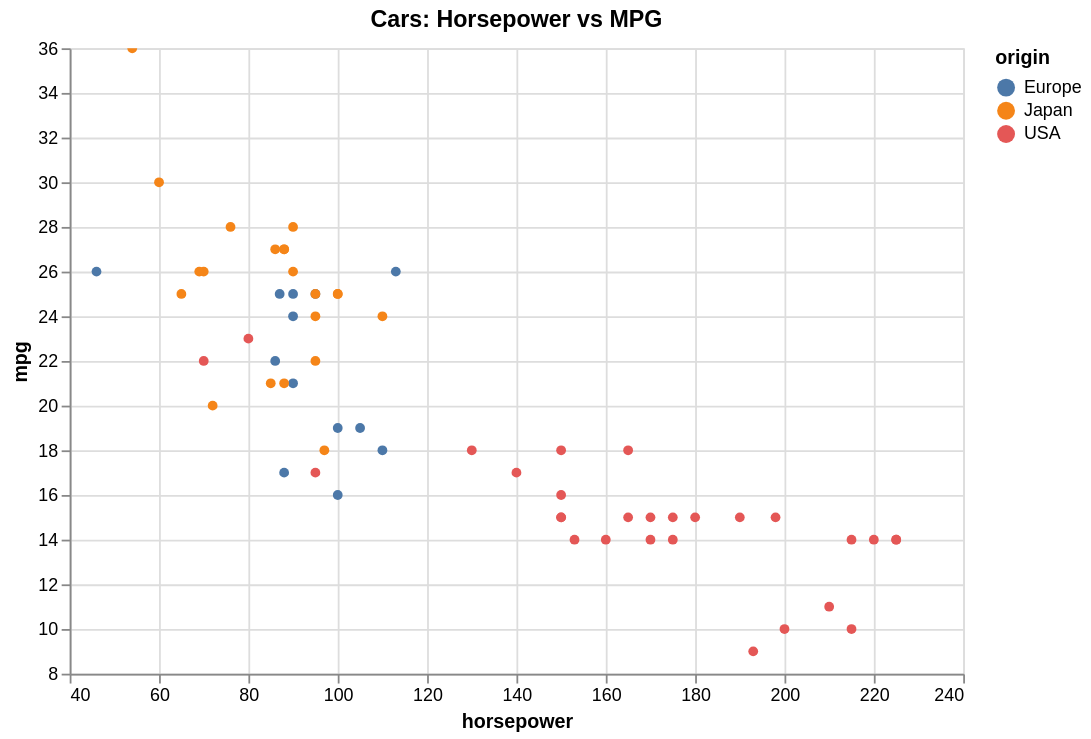

This figure's Vega-Lite source:
### Vega-Lite specification from a JSON file in a GitHub repository (floating-point values rounded to 4 significant figures)
{"$schema": "https://vega.github.io/schema/vega-lite/v5.json", "data": {"values": [{"acceleration": 12.0, "cylinders": 8, "horsepower": 130, "mpg": 18, "origin": "USA", "weight": 3504}, {"acceleration": 11.5, "cylinders": 8, "horsepower": 165, "mpg": 15, "origin": "USA", "weight": 3693}, {"acceleration": 11.0, "cylinders": 8, "horsepower": 150, "mpg": 18, "origin": "USA", "weight": 3436}, {"acceleration": 12.0, "cylinders": 8, "horsepower": 150, "mpg": 16, "origin": "USA", "weight": 3433}, {"acceleration": 10.5, "cylinders": 8, "horsepower": 140, "mpg": 17, "origin": "USA", "weight": 3449}, {"acceleration": 10.0, "cylinders": 8, "horsepower": 198, "mpg": 15, "origin": "USA", "weight": 4341}, {"acceleration": 9.0, "cylinders": 8, "horsepower": 220, "mpg": 14, "origin": "USA", "weight": 4354}, {"acceleration": 8.5, "cylinders": 8, "horsepower": 215, "mpg": 14, "origin": "USA", "weight": 4312}, {"acceleration": 10.0, "cylinders": 8, "horsepower": 225, "mpg": 14, "origin": "USA", "weight": 4425}, {"acceleration": 8.5, "cylinders": 8, "horsepower": 190, "mpg": 15, "origin": "USA", "weight": 3850}, {"acceleration": 10.0, "cylinders": 8, "horsepower": 170, "mpg": 15, "origin": "USA", "weight": 3563}, {"acceleration": 8.0, "cylinders": 8, "horsepower": 160, "mpg": 14, "origin": "USA", "weight": 3609}, {"acceleration": 9.5, "cylinders": 8, "horsepower": 150, "mpg": 15, "origin": "USA", "weight": 3761}, {"acceleration": 10.0, "cylinders": 8, "horsepower": 225, "mpg": 14, "origin": "USA", "weight": 3086}, {"acceleration": 15.0, "cylinders": 4, "horsepower": 95, "mpg": 24, "origin": "Japan", "weight": 2372}, {"acceleration": 15.5, "cylinders": 4, "horsepower": 95, "mpg": 22, "origin": "Japan", "weight": 2833}, {"acceleration": 15.5, "cylinders": 4, "horsepower": 97, "mpg": 18, "origin": "Japan", "weight": 2774}, {"acceleration": 16.0, "cylinders": 4, "horsepower": 85, "mpg": 21, "origin": "Japan", "weight": 2587}, {"acceleration": 14.5, "cylinders": 4, "horsepower": 88, "mpg": 27, "origin": "Japan", "weight": 2130}, {"acceleration": 20.5, "cylinders": 4, "horsepower": 46, "mpg": 26, "origin": "Europe", "weight": 1835}, {"acceleration": 17.5, "cylinders": 4, "horsepower": 87, "mpg": 25, "origin": "Europe", "weight": 2672}, {"acceleration": 15.0, "cylinders": 4, "horsepower": 90, "mpg": 24, "origin": "Europe", "weight": 2430}, {"acceleration": 17.5, "cylinders": 4, "horsepower": 95, "mpg": 25, "origin": "Europe", "weight": 2375}, {"acceleration": 15.5, "cylinders": 4, "horsepower": 113, "mpg": 26, "origin": "Europe", "weight": 2234}, {"acceleration": 18.5, "cylinders": 4, "horsepower": 90, "mpg": 21, "origin": "Europe", "weight": 2648}, {"acceleration": 14.0, "cylinders": 8, "horsepower": 215, "mpg": 10, "origin": "USA", "weight": 4615}, {"acceleration": 13.0, "cylinders": 8, "horsepower": 200, "mpg": 10, "origin": "USA", "weight": 4376}, {"acceleration": 13.5, "cylinders": 8, "horsepower": 210, "mpg": 11, "origin": "USA", "weight": 4382}, {"acceleration": 18.0, "cylinders": 8, "horsepower": 193, "mpg": 9, "origin": "USA", "weight": 4732}, {"acceleration": 14.5, "cylinders": 4, "horsepower": 88, "mpg": 27, "origin": "Japan", "weight": 2130}, {"acceleration": 13.5, "cylinders": 4, "horsepower": 90, "mpg": 28, "origin": "Japan", "weight": 2264}, {"acceleration": 15.5, "cylinders": 4, "horsepower": 95, "mpg": 25, "origin": "Japan", "weight": 2228}, {"acceleration": 19.0, "cylinders": 4, "horsepower": 100, "mpg": 25, "origin": "Japan", "weight": 2046}, {"acceleration": 13.0, "cylinders": 4, "horsepower": 105, "mpg": 19, "origin": "Europe", "weight": 2634}, {"acceleration": 15.5, "cylinders": 4, "horsepower": 100, "mpg": 16, "origin": "Europe", "weight": 2702}, {"acceleration": 16.5, "cylinders": 4, "horsepower": 88, "mpg": 17, "origin": "Europe", "weight": 2875}, {"acceleration": 17.0, "cylinders": 4, "horsepower": 100, "mpg": 19, "origin": "Europe", "weight": 2901}, {"acceleration": 11.0, "cylinders": 6, "horsepower": 165, "mpg": 18, "origin": "USA", "weight": 3353}, {"acceleration": 11.5, "cylinders": 6, "horsepower": 175, "mpg": 14, "origin": "USA", "weight": 3169}, {"acceleration": 12.5, "cylinders": 6, "horsepower": 153, "mpg": 14, "origin": "USA", "weight": 2906}, {"acceleration": 13.5, "cylinders": 6, "horsepower": 150, "mpg": 15, "origin": "USA", "weight": 3380}, {"acceleration": 12.0, "cylinders": 8, "horsepower": 180, "mpg": 15, "origin": "USA", "weight": 3740}, {"acceleration": 11.0, "cylinders": 8, "horsepower": 170, "mpg": 14, "origin": "USA", "weight": 4080}, {"acceleration": 11.5, "cylinders": 8, "horsepower": 175, "mpg": 15, "origin": "USA", "weight": 3645}, {"acceleration": 14.0, "cylinders": 4, "horsepower": 110, "mpg": 24, "origin": "Japan", "weight": 2585}, {"acceleration": 19.0, "cylinders": 4, "horsepower": 72, "mpg": 20, "origin": "Japan", "weight": 2310}, {"acceleration": 15.0, "cylinders": 4, "horsepower": 100, "mpg": 25, "origin": "Japan", "weight": 2472}, {"acceleration": 16.0, "cylinders": 4, "horsepower": 88, "mpg": 21, "origin": "Japan", "weight": 2265}, {"acceleration": 19.5, "cylinders": 4, "horsepower": 86, "mpg": 27, "origin": "Japan", "weight": 2110}, {"acceleration": 14.5, "cylinders": 4, "horsepower": 90, "mpg": 26, "origin": "Japan", "weight": 2800}, {"acceleration": 19.5, "cylinders": 4, "horsepower": 70, "mpg": 26, "origin": "Japan", "weight": 2110}, {"acceleration": 17.0, "cylinders": 4, "horsepower": 76, "mpg": 28, "origin": "Japan", "weight": 2085}, {"acceleration": 17.0, "cylinders": 4, "horsepower": 65, "mpg": 25, "origin": "Japan", "weight": 2245}, {"acceleration": 15.0, "cylinders": 4, "horsepower": 69, "mpg": 26, "origin": "Japan", "weight": 1965}, {"acceleration": 17.0, "cylinders": 4, "horsepower": 60, "mpg": 30, "origin": "Japan", "weight": 1755}, {"acceleration": 14.0, "cylinders": 6, "horsepower": 70, "mpg": 22, "origin": "USA", "weight": 2815}, {"acceleration": 12.5, "cylinders": 6, "horsepower": 95, "mpg": 17, "origin": "USA", "weight": 3210}, {"acceleration": 13.5, "cylinders": 6, "horsepower": 80, "mpg": 23, "origin": "USA", "weight": 3380}, {"acceleration": 15.5, "cylinders": 4, "horsepower": 54, "mpg": 36, "origin": "Japan", "weight": 1760}, {"acceleration": 14.0, "cylinders": 4, "horsepower": 90, "mpg": 25, "origin": "Europe", "weight": 2130}, {"acceleration": 15.5, "cylinders": 4, "horsepower": 86, "mpg": 22, "origin": "Europe", "weight": 2205}, {"acceleration": 13.5, "cylinders": 4, "horsepower": 110, "mpg": 18, "origin": "Europe", "weight": 2245}]}, "encoding": {"color": {"field": "origin", "type": "nominal"}, "opacity": {"condition": {"empty": true, "param": "legend_selection", "value": 1}, "value": 0.15}, "tooltip": [{"field": "horsepower", "type": "quantitative"}, {"field": "origin", "type": "nominal"}, {"field": "mpg", "type": "quantitative"}], "x": {"field": "horsepower", "scale": {"zero": false}, "type": "quantitative"}, "y": {"field": "mpg", "scale": {"zero": false}, "type": "quantitative"}}, "height": 350, "mark": {"filled": true, "type": "point"}, "params": [{"bind": "scales", "name": "grid", "select": {"encodings": ["x", "y"], "type": "interval"}}, {"bind": "legend", "name": "legend_selection", "select": {"fields": ["origin"], "type": "point"}}, {"name": "hover_nearest", "select": {"nearest": true, "on": "pointerover", "type": "point"}}], "title": "Cars: Horsepower vs MPG", "width": 500}
